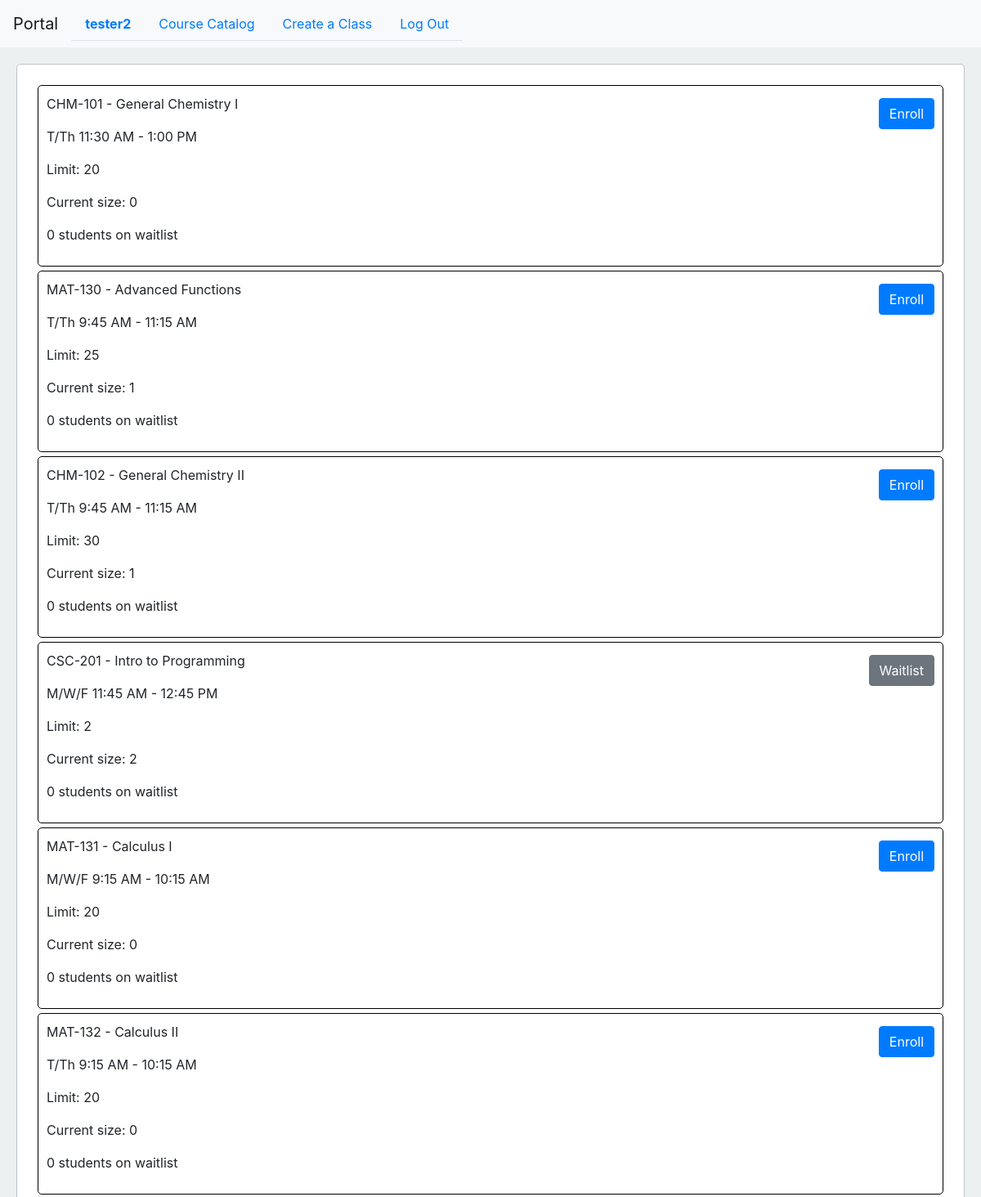
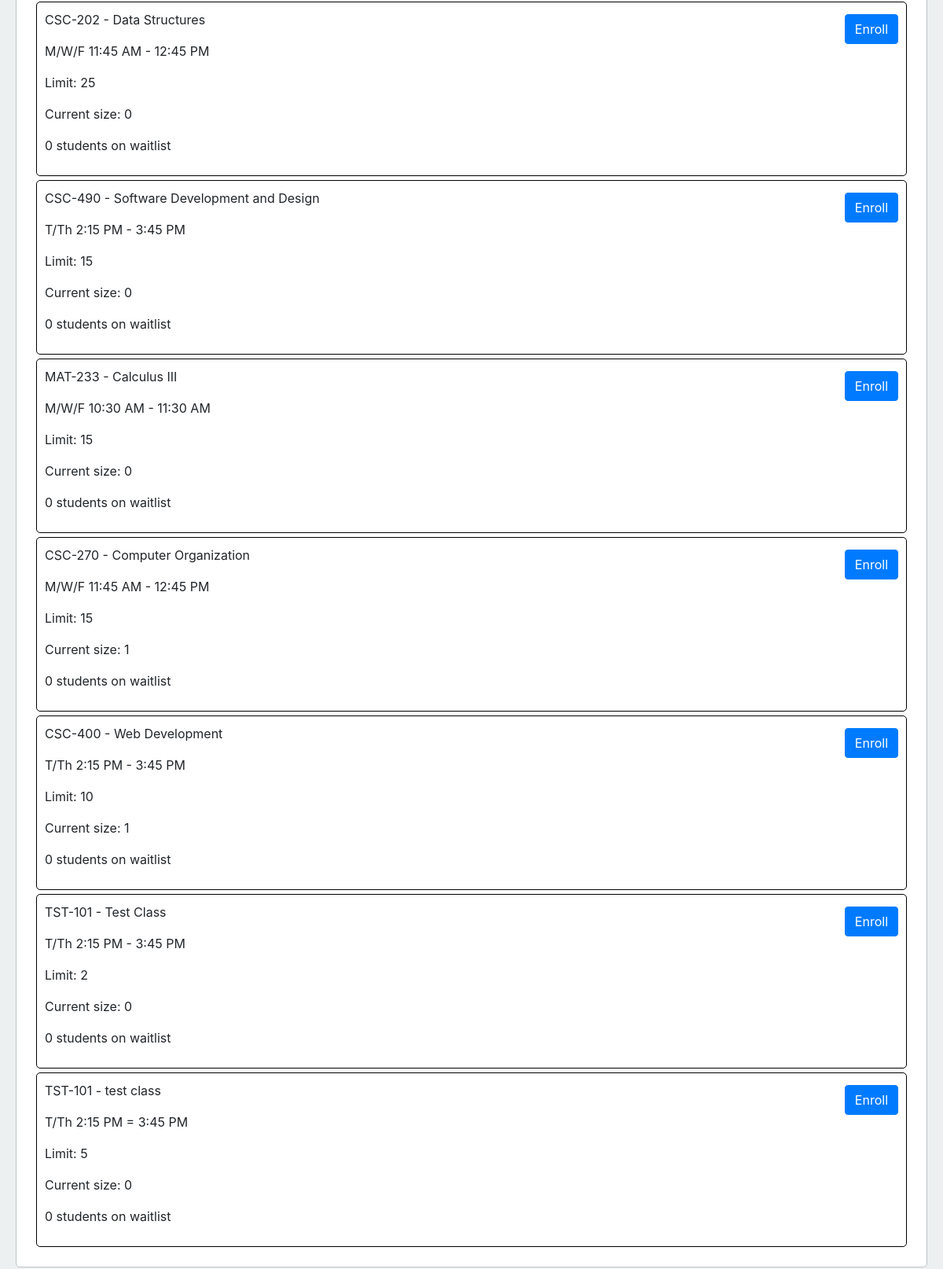
Page /catalog/12/ (signed in) on the committed database (2 pictures, top to bottom).
### studentPortal/models.py (models this page shows)
class User(AbstractUser):
    def __str__(self):
        return f"{self.username}, {self.email}"

class Class(models.Model):
    className = models.CharField(max_length=100)
    classNumber = models.CharField(max_length=8, default=None)
    classTimings = models.CharField(max_length=100)
    studentLimit = models.PositiveIntegerField()
    studentList = models.ManyToManyField(Student, related_name='students', blank=True)
    studentWaitlist = models.ManyToManyField(Student, related_name='studentWaitlist', blank=True)
    def __str__(self):
        return f"{self.classNumber} - {self.className}"

### studentPortal/views.py (the view)
# urls.py: path("catalog/<int:userID>/", views.catalog, name="catalog"),
def catalog(request, userID):
    user = User.objects.get(pk=userID)
    student = Student.objects.filter(student=user).first()
    classes = Class.objects.all()
    classData = []
    if student:
        for classObj in classes:
            enrolled = student in classObj.studentList.all()
            currentStudentCount = classObj.studentList.count()
            waitlistCount = classObj.studentWaitlist.count()
            classData.append({
                "classObj": classObj,
                "currentStudentCount": currentStudentCount,
                "enrolled": enrolled,
                "waitlistCount": waitlistCount
            })
    else:
        for classObj in classes:
            currentStudentCount = classObj.studentList.count()
            waitlistCount = classObj.studentWaitlist.count()
            classData.append({
                "classObj": classObj,
                "currentStudentCount": currentStudentCount,
                "waitlistCount": waitlistCount
            })
        return render(request, "studentPortal/instrCatalog.html", {
        "classData": classData,
    })
    return render(request, "studentPortal/catalog.html", {
        "classData": classData,
    })

### studentPortal/templates/studentPortal/instrCatalog.html (shortened to what this page needs)
{% extends "studentPortal/instructorLayout.html" %}
{% block body %}
{% for class in classData %}
    <div class="catalog">
        <p>{{class.classObj}}</p>
        <p>{{class.classObj.classTimings}}</p>
        <p>Limit: {{class.classObj.studentLimit}}</p>
        <p>Current size: {{class.currentStudentCount}}</p>
        <p>{{class.waitlistCount}} students on waitlist</p>
        {% if not class.enrolled and class.currentStudentCount < class.classObj.studentLimit %}
            <form action="{% url 'enroll' class.classObj.id user.id %}" method="post">
                <input class="btn btn-primary" type="submit" value="Enroll" style="position: absolute; right: 10px; top: 15px;">
            </form>
        {% elif not class.enrolled and class.currentStudentCount == class.classObj.studentLimit %}
            <form action="{% url 'waitlist' class.classObj.id user.id %}" method="post">
                <input class="btn btn-secondary" type="submit" value="Waitlist" style="position: absolute; right: 10px; top: 15px;">
            </form>
        {% else %}
            <form action="{% url 'unenroll' class.classObj.id user.id %}" method="post">
                {%csrf_token%}
                <input class="btn btn-danger" type="submit" value="Unenroll" style="position: absolute; right: 10px; top: 15px;">
            </form>
        {% endif %}
    </div>
{% endfor %}
{% endblock %}

### studentPortal/templates/studentPortal/instructorLayout.html (shortened to what this page needs)
{% load static %}
<!DOCTYPE html>
<html lang="en">
    <head>
        <link rel="stylesheet" href="https://stackpath.bootstrapcdn.com/bootstrap/4.4.1/css/bootstrap.min.css">
        <link rel="stylesheet" href="{% static 'studentPortal/styles.css' %}">
    </head>
    <body>
        <nav class="navbar navbar-expand-lg navbar-light bg-light">
            <a class="navbar-brand" href="#">Portal</a>
            <div>
              <ul class="nav nav-tabs">
                {% if user.is_authenticated %}
                    <li class="nav-item">
                        <a class="nav-link" href="{% url 'profile' user.id %}"><strong>{{ user.username }}</strong></a>
                    </li>
                {% endif %}
                {% if user.is_authenticated %}
                    <li class="nav-item">
                        <a class="nav-link" href="{% url 'catalog' user.id %}">Course Catalog</a>
                    </li>
                    <li class="nav-item">
                        <a class="nav-link" href="{% url 'createPage' %}">Create a Class</a>
                    </li>
                    <li class="nav-item">
                        <a class="nav-link" href="{% url 'logout' %}">Log Out</a>
                    </li>
                {% endif %}
              </ul>
            </div>
          </nav>
          <div class="body">
            {% block body %}
            {% endblock %}
        </div>
    </body>
</html>

### studentPortal/static/studentPortal/styles.css (style rules this page uses)
.navbar { background-color: #3498db; }
.body { margin: 20px; }
body { background-color: #ecf0f1; }
.body { padding: 20px; border: 1px solid #bdc3c7; border-radius: 5px; background-color: #fff; }
.catalog { padding: 10px; border: solid black 1px; border-radius: 5px; margin: 5px; position: relative; }

### rows in the picture
User: username "tester2"
Class: classObj "CHM-101 - General Chemistry I", classObj.classTimings "T/Th 11:30 AM - 1:00 PM", classObj.studentLimit "20", currentStudentCount "0", waitlistCount "0"
Class: classObj "MAT-130 - Advanced Functions", classObj.classTimings "T/Th 9:45 AM - 11:15 AM", classObj.studentLimit "25", currentStudentCount "1", waitlistCount "0"
Class: classObj "CHM-102 - General Chemistry II", classObj.classTimings "T/Th 9:45 AM - 11:15 AM", classObj.studentLimit "30", currentStudentCount "1", waitlistCount "0"
Class: classObj "CSC-201 - Intro to Programming", classObj.classTimings "M/W/F 11:45 AM - 12:45 PM", classObj.studentLimit "2", currentStudentCount "2", waitlistCount "0"
Class: classObj "MAT-131 - Calculus I", classObj.classTimings "M/W/F 9:15 AM - 10:15 AM", classObj.studentLimit "20", currentStudentCount "0", waitlistCount "0"
Class: classObj "MAT-132 - Calculus II", classObj.classTimings "T/Th 9:15 AM - 10:15 AM", classObj.studentLimit "20", currentStudentCount "0", waitlistCount "0"
Class: classObj "CSC-202 - Data Structures", classObj.classTimings "M/W/F 11:45 AM - 12:45 PM", classObj.studentLimit "25", currentStudentCount "0", waitlistCount "0"
Class: classObj "CSC-490 - Software Development and Design", classObj.classTimings "T/Th 2:15 PM - 3:45 PM", classObj.studentLimit "15", currentStudentCount "0", waitlistCount "0"
Class: classObj "MAT-233 - Calculus III", classObj.classTimings "M/W/F 10:30 AM - 11:30 AM", classObj.studentLimit "15", currentStudentCount "0", waitlistCount "0"
Class: classObj "CSC-270 - Computer Organization", classObj.classTimings "M/W/F 11:45 AM - 12:45 PM", classObj.studentLimit "15", currentStudentCount "1", waitlistCount "0"
Class: classObj "CSC-400 - Web Development", classObj.classTimings "T/Th 2:15 PM - 3:45 PM", classObj.studentLimit "10", currentStudentCount "1", waitlistCount "0"
Class: classObj "TST-101 - Test Class", classObj.classTimings "T/Th 2:15 PM - 3:45 PM", classObj.studentLimit "2", currentStudentCount "0", waitlistCount "0"
Class: classObj "TST-101 - test class", classObj.classTimings "T/Th 2:15 PM = 3:45 PM", classObj.studentLimit "5", currentStudentCount "0", waitlistCount "0"
